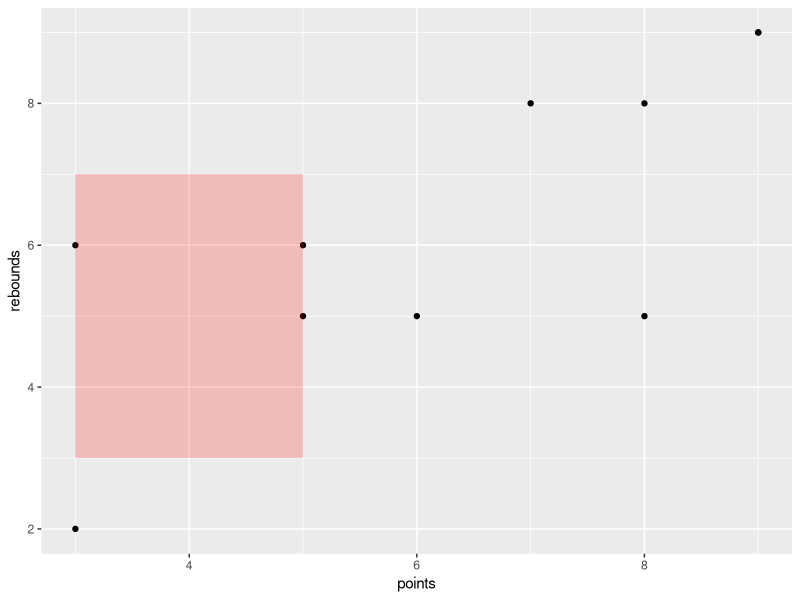
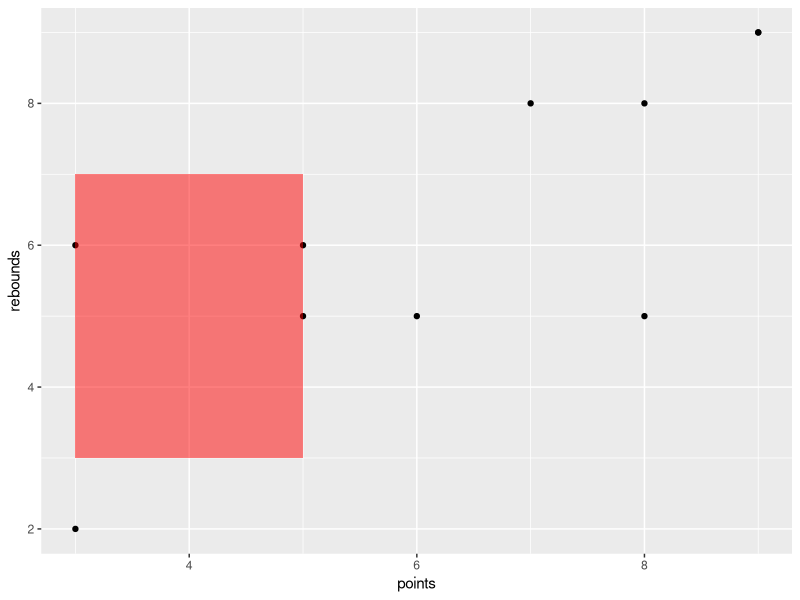
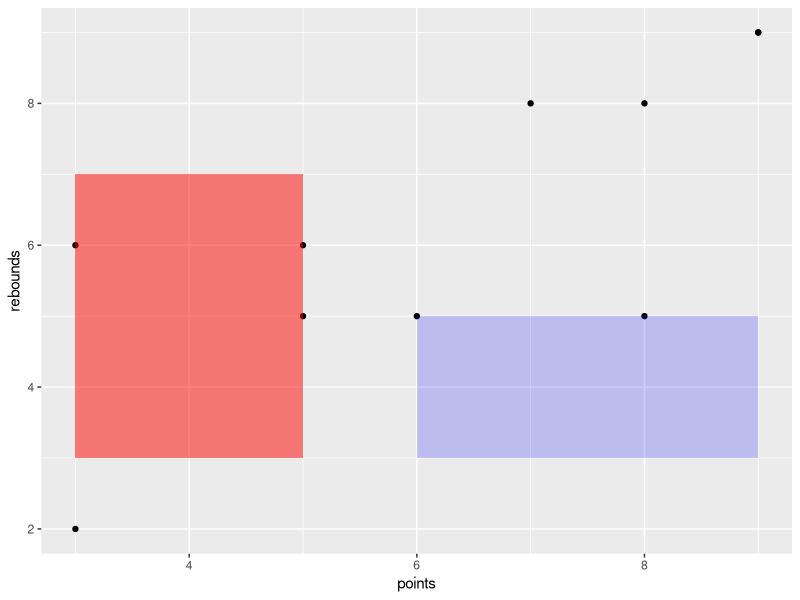

Reproduce these figures in R, in order.
# Example: Shade an Area in ggplot2
# create data frame
df <- data.frame(points=c(3, 3, 5, 6, 7, 8, 9, 9, 8, 5),
                 rebounds=c(2, 6, 5, 5, 8, 5, 9, 9, 8, 6))

# view data frame
df

library("ggplot2")

# create scatter plot with shaded area
ggplot(df, aes(x=points, y=rebounds)) +
  geom_point() + 
  annotate("rect", xmin=3, xmax=5, ymin = 3, ymax = 7, alpha=.2, fill="red")

library("ggplot2")

# create scatterplot with shaded area
ggplot(df, aes(x=points, y=rebounds)) + 
  geom_point() + 
  annotate("rect", xmin=3, xmax = 5, ymin=3, ymax=7, alpha=.5, fill="red")

library("ggplot2")

# create scatterplot with two shaded areas
ggplot(df, aes(x=points, y=rebounds)) + 
  geom_point() + 
  annotate("rect", xmin=3, xmax=5, ymin=3, ymax=7, alpha=.5, fill="red") +
  annotate("rect", xmin = 6, xmax=9, ymin=3, ymax = 5, alpha=.2, fill="blue")
